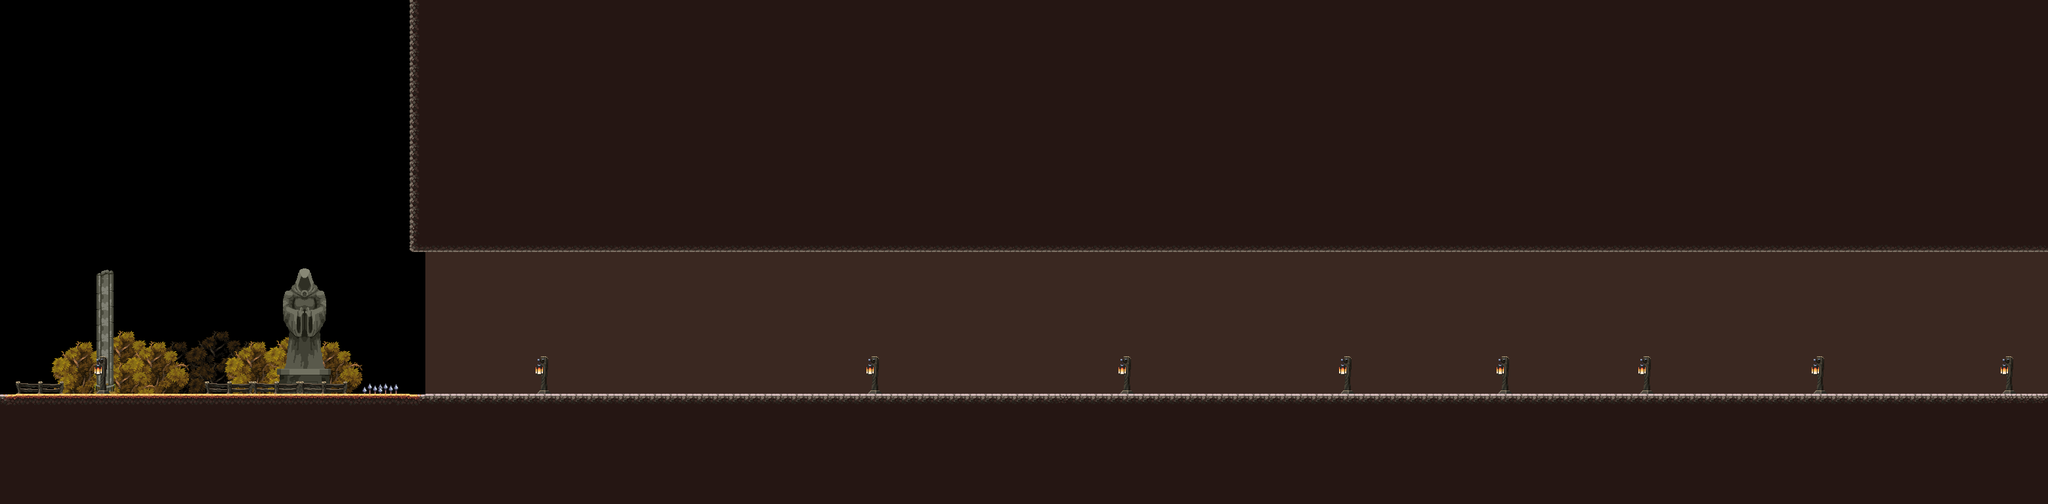

The image is a tile-based game level rendered from a .tmx file. Its description and source (layers, tilesets, objects; grid data summarised) follow:
An orthogonal 130x32 tile map with 24x24 px tiles, 7 tile layers (Bush2, Ground, Bush1, Pillar, ...), 7 tilesets.

<map version="1.10" tiledversion="1.10.2" orientation="orthogonal" renderorder="right-down" width="130" height="32" tilewidth="24" tileheight="24" infinite="0" nextlayerid="8" nextobjectid="1">
 <tileset firstgid="1" source="../OakWood/OakWoodLand.tsx" />
 <tileset firstgid="316" source="../OakWood/OakWoodFence.tsx" />
 <tileset firstgid="317" source="../OakWood/OakWoodamp.tsx" />
 <tileset firstgid="318" source="../Borrow/BorrowLand.tsx" />
 <tileset firstgid="450" source="../Borrow/BorrowSalt.tsx" />
 <tileset firstgid="486" source="../Borrow/BorrowBrush.tsx" />
 <tileset firstgid="558" source="../Borrow/Trap.tsx" />
 <layer id="6" name="Bush2" width="130" height="32" locked="1">
  <data>[4160 cells, 43 non-empty, 37 distinct tile ids]</data>
 </layer>
 <layer id="1" name="Ground" width="130" height="32">
  <data>[4160 cells, 3501 non-empty, 13 distinct tile ids]</data>
 </layer>
 <layer id="5" name="Bush1" width="130" height="32" locked="1">
  <data>[4160 cells, 72 non-empty, 36 distinct tile ids]</data>
 </layer>
 <layer id="3" name="Pillar" width="130" height="32" locked="1">
  <data>[4160 cells, 8 non-empty, 3 distinct tile ids]</data>
 </layer>
 <layer id="4" name="Status" width="130" height="32" locked="1">
  <data>[4160 cells, 36 non-empty, 36 distinct tile ids]</data>
 </layer>
 <layer id="2" name="FrenceLamp" width="130" height="32" locked="1">
  <data>[4160 cells, 13 non-empty, 2 distinct tile ids]</data>
 </layer>
 <layer id="7" name="Trap" width="130" height="32">
  <data>[4160 cells, 4 non-empty, 2 distinct tile ids]</data>
 </layer>
</map>
